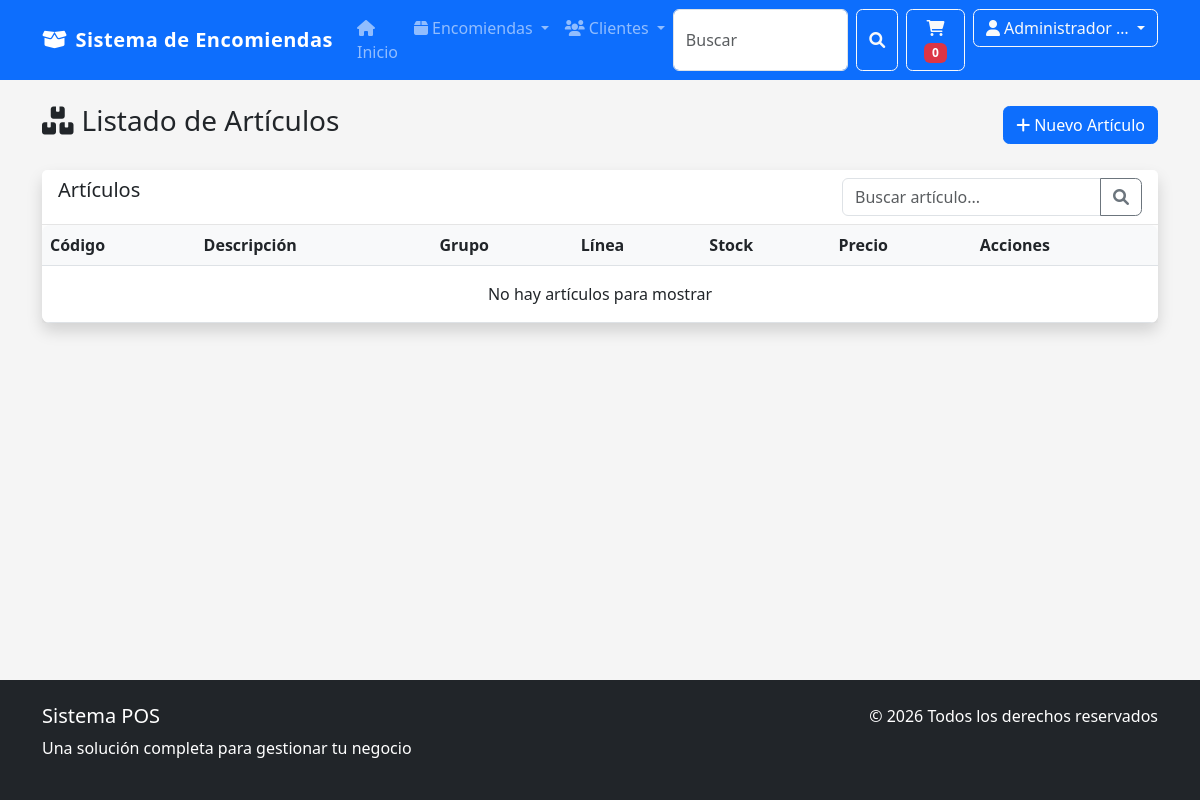
The page /articulos/ (signed in) on the database as committed earlier.
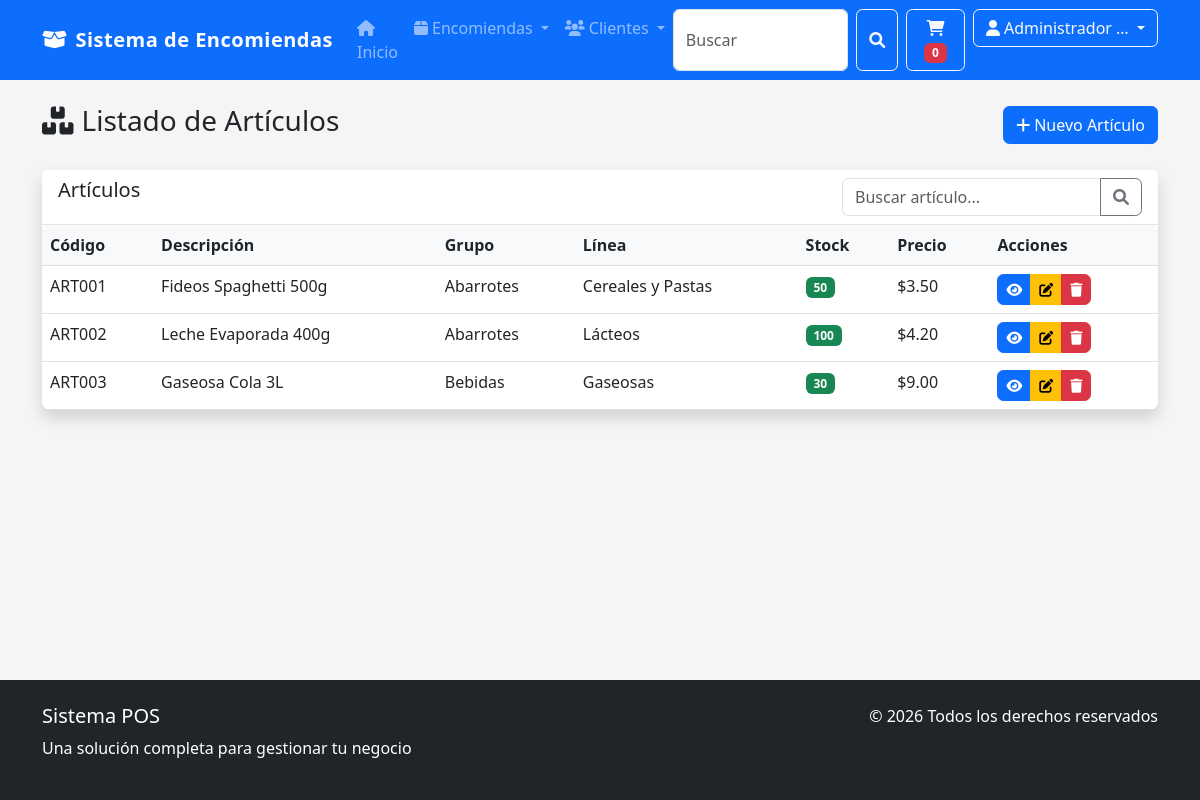
The same page on the database as committed later.
### core/models.py (models this page shows, shortened)
class Articulo(models.Model):
    articulo_id = models.UUIDField(primary_key=True, default=uuid.uuid4, editable=False)
    codigo_articulo = models.CharField(max_length=50, unique=True)
    codigo_barras = models.CharField(max_length=50, blank=True, null=True)
    descripcion = models.CharField(max_length=200)
    presentacion = models.CharField(max_length=100, blank=True, null=True)
    stock = models.IntegerField(default=0)
    grupo = models.ForeignKey(GrupoArticulo, on_delete=models.CASCADE)
    linea = models.ForeignKey(LineaArticulo, on_delete=models.CASCADE)

class GrupoArticulo(models.Model):
    nombre_grupo = models.CharField(max_length=100)

class LineaArticulo(models.Model):
    grupo = models.ForeignKey(GrupoArticulo, on_delete=models.CASCADE)
    nombre_linea = models.CharField(max_length=100)

class ListaPrecio(models.Model):
    articulo = models.OneToOneField(Articulo, on_delete=models.CASCADE, related_name='listaprecio')
    precio_1 = models.DecimalField(max_digits=10, decimal_places=2, default=0)
    precio_2 = models.DecimalField(max_digits=10, decimal_places=2, default=0, blank=True, null=True)
    precio_3 = models.DecimalField(max_digits=10, decimal_places=2, default=0, blank=True, null=True)
    precio_4 = models.DecimalField(max_digits=10, decimal_places=2, default=0, blank=True, null=True)
    precio_compra = models.DecimalField(max_digits=10, decimal_places=2, default=0)
    precio_costo = models.DecimalField(max_digits=10, decimal_places=2, default=0)

### core/views.py (the view)
# urls.py: path('articulos/', views.articulos_list, name='articulos_list'),
@login_required
def articulos_list(request):
    articulos_list = Articulo.objects.all()
    q = request.GET.get('q')
    if q:
        articulos_list = articulos_list.filter(descripcion__icontains=q)
    paginator = Paginator(articulos_list, 15)
    page_number = request.GET.get('page')
    articulos = paginator.get_page(page_number)
    context = {
        'articulos': articulos,
    }
    return render(request, 'core/articulos/list.html', context)

### accounts/models.py (called while the page is built)
def get_full_name(self):
    return f"{self.first_name} {self.last_name}".strip() or self.username

### templates/core/articulos/list.html (shortened to what this page needs)
{% extends 'base.html' %}
{% block content %}
<div class="d-flex justify-content-between align-items-center mb-4">
    <h2 class="h3"><i class="fas fa-boxes me-2"></i>Listado de Artículos</h2>
    <a href="{% url 'articulo_create' %}" class="btn btn-primary">
        <i class="fas fa-plus me-1"></i>Nuevo Artículo
    </a>
</div>
<div class="card shadow">
    <div class="card-header bg-white d-flex justify-content-between">
        <h5 class="mb-0">Artículos</h5>
        <div class="input-group" style="width: 300px;">
            <input type="text" class="form-control" placeholder="Buscar artículo..." id="searchArticulo">
            <button class="btn btn-outline-secondary" type="button">
                <i class="fas fa-search"></i>
            </button>
        </div>
    </div>
    <div class="card-body p-0">
        <div class="table-responsive">
            <table class="table table-hover mb-0">
                <thead>
                    <tr>
                        <th>Código</th>
                        <th>Descripción</th>
                        <th>Grupo</th>
                        <th>Línea</th>
                        <th>Stock</th>
                        <th>Precio</th>
                        <th>Acciones</th>
                    </tr>
                </thead>
                <tbody>
                    {% for articulo in articulos %}
                    <tr>
                        <td>{{ articulo.codigo_articulo }}</td>
                        <td>{{ articulo.descripcion }}</td>
                        <td>{{ articulo.grupo.nombre_grupo }}</td>
                        <td>{{ articulo.linea.nombre_linea }}</td>
                        <td>
                            {% if articulo.stock < 10 %}
                            <span class="badge bg-danger">{{ articulo.stock }}</span>
                            {% else %}
                            <span class="badge bg-success">{{ articulo.stock }}</span>
                            {% endif %}
                        </td>
                        <td>${{ articulo.listaprecio.precio_1 }}</td>
                        <td>
                            <div class="btn-group btn-group-sm">
                                <a href="{% url 'articulo_detail' articulo.articulo_id %}" class="btn btn-primary" data-bs-toggle="tooltip" title="Ver detalle">
                                    <i class="fas fa-eye"></i>
                                </a>
                                <a href="{% url 'articulo_edit' articulo.articulo_id %}" class="btn btn-warning" data-bs-toggle="tooltip" title="Editar">
                                    <i class="fas fa-edit"></i>
                                </a>
                                <a href="#" class="btn btn-danger" onclick="confirmarEliminacion(event, '¿Eliminar este artículo?')" data-bs-toggle="tooltip" title="Eliminar">
                                    <i class="fas fa-trash"></i>
                                </a>
                            </div>
                        </td>
                    </tr>
                    {% empty %}
                    <tr>
                        <td colspan="7" class="text-center py-3">No hay artículos para mostrar</td>
                    </tr>
                    {% endfor %}
                </tbody>
            </table>
        </div>
    </div>
</div>
{% endblock %}

### templates/base.html (shortened to what this page needs)
<!DOCTYPE html>
<html lang="es">
<head>
    <link href="https://cdn.jsdelivr.net/npm/bootstrap@5.3.0/dist/css/bootstrap.min.css" rel="stylesheet">
    <link rel="stylesheet" href="https://cdnjs.cloudflare.com/ajax/libs/font-awesome/6.0.0/css/all.min.css">
    {% load static %}
    <link rel="stylesheet" href="{% static 'css/styles.css' %}">
</head>
<body>
    {% include 'navbar.html' %}
    <main class="container py-4">
        {% block content %}{% endblock %}
    </main>
    <footer class="bg-dark text-white py-4 mt-5">
        <div class="container">
            <div class="row">
                <div class="col-md-6">
                    <h5>Sistema POS</h5>
                    <p>Una solución completa para gestionar tu negocio</p>
                </div>
                <div class="col-md-6 text-md-end">
                    <p>&copy; {% now "Y" %} Todos los derechos reservados</p>
                </div>
            </div>
        </div>
    </footer>
</body>
</html>

### templates/navbar.html (shortened to what this page needs)
<nav class="navbar navbar-expand-lg navbar-dark bg-primary">
    <div class="container">
        <a class="navbar-brand fw-bold" href="{% url 'home' %}">
            <i class="fas fa-box-open me-2"></i>Sistema de Encomiendas
        </a>
        <div class="collapse navbar-collapse" id="navbarNav">
            <ul class="navbar-nav me-auto">
                <li class="nav-item">
                    <a class="nav-link {% if request.path == '/' %}active{% endif %}" href="{% url 'home' %}">
                        <i class="fas fa-home me-1"></i>Inicio
                    </a>
                </li>
                <li class="nav-item dropdown">
                    <a class="nav-link dropdown-toggle" href="#" id="navbarDropdown" role="button" data-bs-toggle="dropdown">
                        <i class="fas fa-box me-1"></i>Encomiendas
                    </a>
                </li>
                <li class="nav-item dropdown">
                    <a class="nav-link dropdown-toggle" href="#" id="usersDropdown" role="button" data-bs-toggle="dropdown">
                        <i class="fas fa-users me-1"></i>Clientes
                    </a>
                </li>
            </ul>
            <div class="d-flex">
                <form class="d-flex me-2">
                    <input class="form-control me-2" type="search" placeholder="Buscar" aria-label="Buscar">
                    <button class="btn btn-outline-light" type="submit"><i class="fas fa-search"></i></button>
                </form>
                <a href="{% url 'cart_detail' %}" class="btn btn-outline-light me-2">
                    <i class="fas fa-shopping-cart"></i>
                    <span class="badge bg-danger">{{ request.session.cart|length }}</span>
                </a>
                {% if user.is_authenticated %}
                <div class="dropdown">
                    <button class="btn btn-outline-light dropdown-toggle" type="button" id="userDropdown"
                            data-bs-toggle="dropdown" aria-expanded="false">
                        <i class="fas fa-user me-1"></i>{{ user.full_name|truncatechars:15 }}
                    </button>
                </div>
                {% else %}
                <a href="{% url 'login' %}" class="btn btn-outline-light"><i class="fas fa-sign-in-alt me-1"></i>Iniciar sesión</a>
                {% endif %}
            </div>
        </div>
    </div>
</nav>

### static/css/styles.css (style rules this page uses)
:root { --primary-dark: #0d47a1; --success-dark: #1b5e20; --warning-dark: #e65100; --danger-dark: #b71c1c; }
body { font-family: 'Segoe UI', Tahoma, Geneva, Verdana, sans-serif; background-color: #f5f5f5; min-height: 100vh; display: flex; flex-direction: column; }
main { flex: 1; }
.navbar-brand { font-weight: bold; letter-spacing: 0.5px; }
.nav-link { font-weight: 500; }
.card { border-radius: 0.5rem; border: none; transition: transform 0.2s, box-shadow 0.2s; }
.card-header { font-weight: 600; border-bottom: 1px solid rgba(0, 0, 0, 0.1); }
.btn { border-radius: 0.4rem; font-weight: 500; }
a { transition: all 0.3s ease; }
.table { box-shadow: 0 2px 10px rgba(0, 0, 0, 0.05); border-radius: 0.5rem; overflow: hidden; }
.table th { background-color: #f8f9fa; border-top: none; }

Rows that differ between the two databases and show on the page:
added Articulo: codigo_articulo "ART001", descripcion "Fideos Spaghetti 500g", grupo.nombre_grupo "Abarrotes", linea.nombre_linea "Cereales y Pastas", stock "50", listaprecio.precio_1 "3.50"
added Articulo: codigo_articulo "ART002", descripcion "Leche Evaporada 400g", grupo.nombre_grupo "Abarrotes", linea.nombre_linea "Lácteos", stock "100", listaprecio.precio_1 "4.20"
added Articulo: codigo_articulo "ART003", descripcion "Gaseosa Cola 3L", grupo.nombre_grupo "Bebidas", linea.nombre_linea "Gaseosas", stock "30", listaprecio.precio_1 "9.00"
Other text that changed with them:
text no longer shown: "No hay artículos para mostrar"
